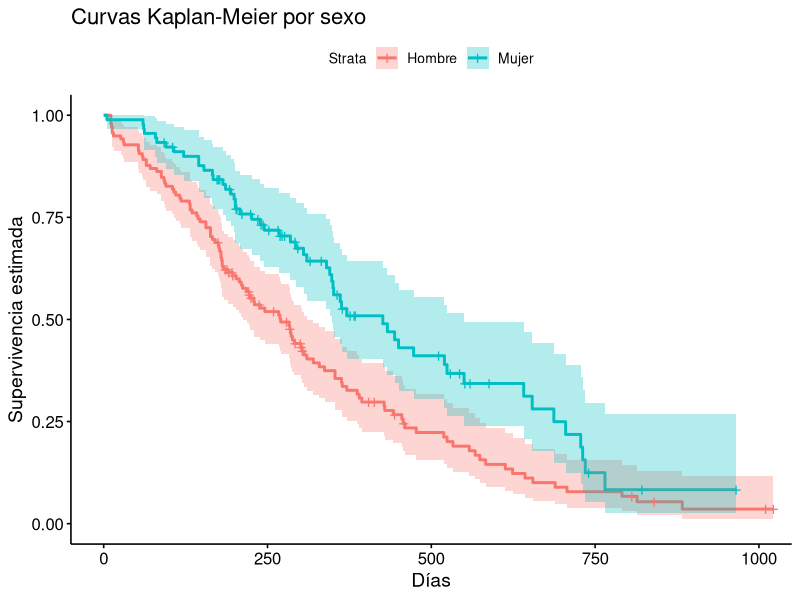

This chart was generated by the following R code: (Note: this script raises an error after producing the figure.)
## ---- chunk 1
#| results: hide
packages <- c("survival","asaur","survminer")
if (length(setdiff(packages, rownames(installed.packages()))) > 0) {
  install.packages(setdiff(packages, rownames(installed.packages())), repos = "http://cran.rstudio.com")
}
sapply(packages, require, character.only=TRUE)
## ---- chunk 2
#| echo: true
# Vectores de covariables para dos individuos
X1 <- c(tratamiento = 1, edad = 60)
X2 <- c(tratamiento = 0, edad = 60)

# Coeficientes estimados del modelo
beta <- c(-0.5, 0.04)

# Cálculo de la razón de riesgos
HR <- exp(sum(beta * (X1 - X2)))
HR
## ---- chunk 3
#| echo: true
library(survival)
library(survminer)

# Cargar datos
data(lung)

# Re-codificar status: 2 = evento, 1 = censura → convertir a 1/0
lung$status2 <- ifelse(lung$status == 2, 1, 0)

# Verificar niveles de sexo
table(lung$sex)  # 1 = hombre, 2 = mujer
## ---- chunk 4
#| echo: true
fit_km <- survfit(Surv(time, status2) ~ factor(sex), data = lung)

ggsurvplot(fit_km,
           data = lung,
           conf.int = TRUE,
           legend.labs = c("Hombre", "Mujer"),
           xlab = "Días", ylab = "Supervivencia estimada",
           title = "Curvas Kaplan-Meier por sexo")
## ---- chunk 5
# Crear tabla de ejemplos
ejemplos_hr <- data.frame(
  Variable = c("tratamiento (experimental vs control)",
               "edad (años)",
               "karno (índice Karnofsky)"),
  Coeficiente = c(-0.510, 0.050, -0.032),
  HR = round(exp(c(-0.510, 0.050, -0.032)), 3),
  Interpretación = c("40% menos riesgo en grupo experimental",
                     "Cada año adicional → +5.1% riesgo",
                     "Cada punto adicional → -3.2% riesgo")
)

# Mostrar tabla
knitr::kable(ejemplos_hr,
             caption = "Ejemplos de interpretación de razones de riesgo (HR)")

## ---- chunk 6
library(knitr)


# Crear los datos
leukemia <- data.frame(
  time = c(6, 6, 6, 7, 10, 13, 16, 22, 23, 6, 9, 10, 11, 17, 19, 20, 25, 32, 32, 34, 35,
           1, 1, 2, 2, 3, 4, 4, 5, 5, 8, 8, 8, 8, 11, 11, 12, 12, 15, 17, 22, 23),
  status = c(rep(1, 9), rep(0, 12), rep(1, 21)),
  group = c(rep(1, 21), rep(2, 21)),
  logWBC = c(2.31, 4.06, 3.28, 4.43, 2.96, 2.88, 3.60, 2.32, 2.57, 
             3.20, 2.80, 2.70, 2.60, 2.16, 2.05, 2.01, 1.78, 2.20, 2.53, 1.47, 1.45,
             2.80, 5.00, 4.91, 4.48, 4.01, 4.36, 2.42, 3.49, 3.97, 
             3.52, 3.05, 2.32, 3.26, 3.49, 2.12, 1.50, 3.06, 2.30, 2.95, 2.73, 1.97)
)

# Crear columnas de tiempo con o sin "+"
leukemia$t_weeks <- ifelse(leukemia$status == 0, paste0(leukemia$time, "+"), as.character(leukemia$time))

# Separar por grupo
grupo1 <- subset(leukemia, group == 1, select = c(t_weeks, logWBC))
grupo2 <- subset(leukemia, group == 2, select = c(t_weeks, logWBC))

# Mostrar resultados
#print(grupo1)
#print(grupo2)


# Combinar las tablas lado a lado
tabla <- data.frame(
  "t(Grupo 1)" = grupo1$t_weeks,
  "log WBC (Grupo 1)" = grupo1$logWBC,
  "t(Grupo 2)" = grupo2$t_weeks,
  "log WBC (Grupo 2)" = grupo2$logWBC
)

# Mostrar con kable
kable(tabla, align = "c", caption = "Leukemia Remission Data: Group 1 (Treatment) vs Group 2 (Placebo)")

## ---- chunk 7
#| echo: true
leukemia <- data.frame(
  time = c(6, 6, 6, 7, 10, 13, 16, 22, 23, 6, 9, 10, 11, 17, 19, 20, 25, 32, 32, 34, 35,
           1, 1, 2, 2, 3, 4, 4, 5, 5, 8, 8, 8, 8, 11, 11, 12, 12, 15, 17, 22, 23),
  status = c(rep(1, 9), rep(0, 12), rep(1, 21)),
  group = c(rep(1, 21), rep(2, 21)),
  logWBC = c(2.31, 4.06, 3.28, 4.43, 2.96, 2.88, 3.60, 2.32, 2.57, 
             3.20, 2.80, 2.70, 2.60, 2.16, 2.05, 2.01, 1.78, 2.20, 2.53, 1.47, 1.45,
             2.80, 5.00, 4.91, 4.48, 4.01, 4.36, 2.42, 3.49, 3.97, 
             3.52, 3.05, 2.32, 3.26, 3.49, 2.12, 1.50, 3.06, 2.30, 2.95, 2.73, 1.97)
)
## ---- chunk 8
#| echo: true
summary(leukemia)
table(leukemia$status,leukemia$group)
## ---- chunk 9
#| echo: true
fit <- survfit(Surv(time, status) ~ group, data = leukemia)
ggsurvplot(fit, xlab = "Tiempo", ylab = "Probabilidad de Supervivencia")
## ---- chunk 10
#| echo: true
cox_model <- coxph(Surv(time, status) ~ factor(group) + logWBC, data = leukemia)
summary(cox_model)
## ---- chunk 11
#| echo: true
exp(coef(cox_model))       # Razón de riesgo (HR)
exp(confint(cox_model))    # Intervalo de confianza del 95% para HR
## ---- chunk 12
#| echo: true
test_ph <- cox.zph(cox_model)
test_ph
plot(test_ph)
## ---- chunk 13
fit <- survfit(cox_model, newdata = data.frame(logWBC = median(leukemia$logWBC), group = c(1, 2)))

# Graficar curvas

ggsurvplot(
  fit,
  data = leukemia,
  legend.title = "Grupo",
  legend.labs = c("Tratamiento", "Placebo"),
  xlab = "Tiempo (semanas)",
  ylab = "Probabilidad de supervivencia ajustada",
  risk.table = TRUE
)
## ---- chunk 14
#| echo: true
fit_loglog <- survfit(Surv(time, status) ~ factor(group), data = leukemia)

ggsurvplot(
  fit_loglog,
  fun = "cloglog",  # complementary log-log
  data = leukemia,
  legend.labs = c("Tratamiento", "Placebo"),
  legend.title = "Grupo",
  xlab = "Tiempo (semanas)",
  ylab = "log(-log(S(t)))",
  title = "Curvas log(-log) por grupo"
)
## ---- chunk 15
#| echo: true
test_ph <- cox.zph(cox_model)
test_ph
